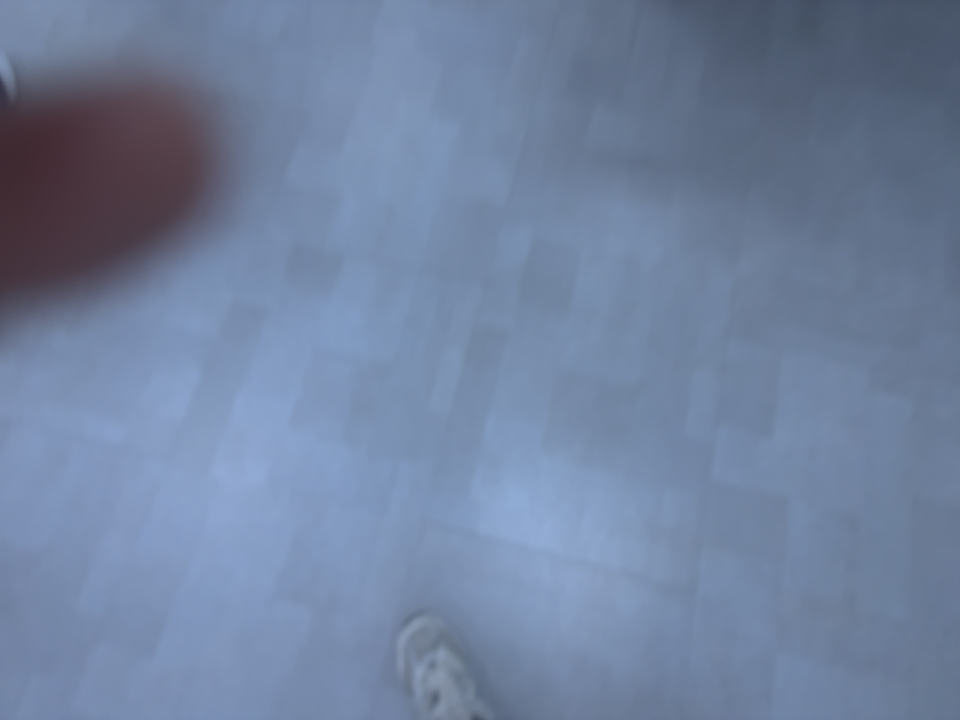
#> input picture sample_data/20260808-033418-c119ee/frames/000000.jpg, 1920 x 1440 px (shown at 1/2 size)
$ python -i rectify_ultrawide.py   (imports and definitions only)
#> lines starting #> are read from the running program, lines starting #| are printed output that depends on the picture; after the words box and inside, x2 and y2 are one past the last pixel; in counts of white or black regions, pixels touching at a corner belong together
#> further down, picture is the input picture: shape (1440, 1920, 3); mean B, G, R 158.3, 129.3, 112.6
#!/usr/bin/env python3
"""Rectify ultra-wide frames to a pinhole camera of a chosen field of view.

The ultra-wide is the only lens on the phone wide enough to cover the OAK-1-W's
96.3°, but it is wide enough that a pinhole model no longer describes it — an
image position stops mapping to a fixed bearing, which is the one property the
capture exists to provide. Apple ships the correction as a radial magnification
lookup table on `AVCameraCalibrationData`; this applies it, and then reprojects
onto whatever pinhole is asked for.

    python3 tools/rectify_ultrawide.py ~/uw_probe/0001 -o ./rectified
    python3 tools/rectify_ultrawide.py ~/uw_probe/0001 -o ./rectified --check-lines

Input is a capture directory from the app's ultra-wide probe: JPEGs plus a
`calibration.json` carrying the intrinsics and the distortion tables. See
docs/ULTRAWIDE.md.

Requires numpy and opencv-python.
"""

from __future__ import annotations

import argparse
import json
import math
import os
import sys

import numpy as np

try:
    import cv2
except ImportError:  # pragma: no cover
    print("this tool needs opencv:  pip install opencv-python-headless", file=sys.stderr)
    raise SystemExit(2)


# ------------------------------------------------------------------ the model

# [39 lines left out: functions magnification, apply_table, max_radius, not called in this run]


# ------------------------------------------------------------------ the warp

class Rectifier:
    """Maps an output pinhole frame back onto the captured ultra-wide frame."""

    # [130 lines left out: functions __init__, source_fov, required_diagonal, source_diagonal, coverage, distortion_magnitude and 3 more, not called in this run]


# ------------------------------------------------------- straightness check

def straightness(img: np.ndarray, min_length: int | None = None,
                 min_radius_frac: float = 0.0) -> dict:
    """How far edge chains in the image bow away from straight, in pixels.

    The honest test of a rectification is imagery, not arithmetic: real straight
    edges — a doorframe, a skirting board, the join between wall and ceiling —
    are straight in the world, so whatever bow survives is the model's error.

    Edge chains are used rather than a line detector, because a line detector
    only finds things that are already straight and would report the curved
    edges as several short straight ones.
    """
#> called with min_radius_frac = 0
    grey = img if img.ndim == 2 else cv2.cvtColor(img, cv2.COLOR_BGR2GRAY)
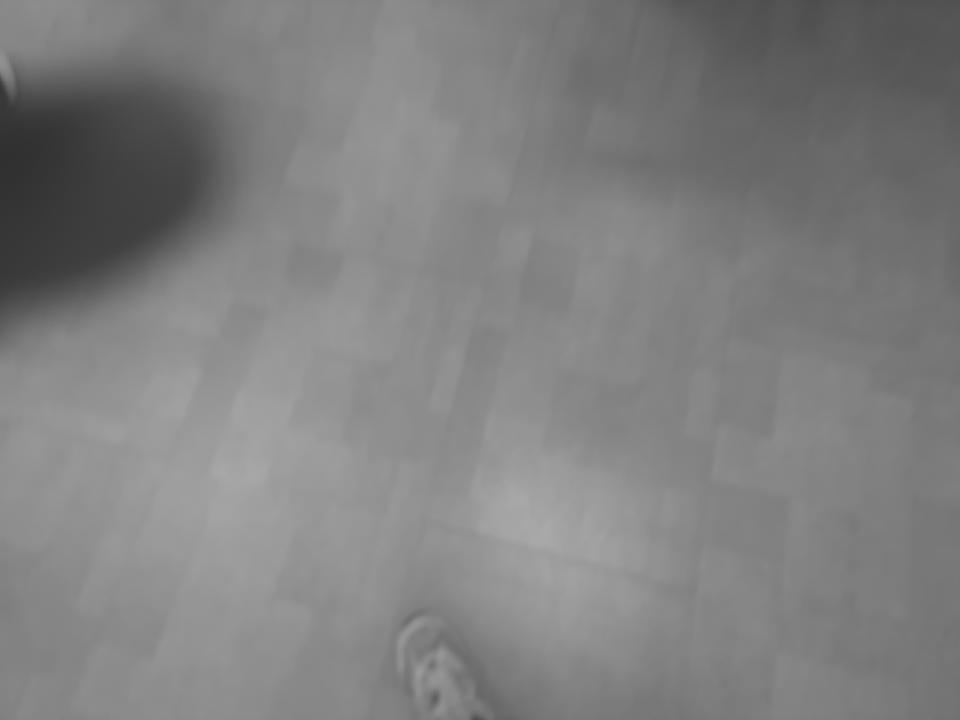
#> grey: shape (1440, 1920) (shown at 1/2 size); min 45, max 169, mean 127.6
    if min_length is None:
        # Scaled to the frame, not fixed. A fixed 120 points keeps thousands of
        # chains in a 12 MP capture and ten in an 848x480 export, so the two
        # would not be measuring the same population of edges.
        min_length = max(30, int(0.08 * max(grey.shape)))
#> min_length = 153
    edges = cv2.Canny(cv2.GaussianBlur(grey, (5, 5), 0), 50, 150)
#> edges: shape (1440, 1920); every value is 0
    contours, _ = cv2.findContours(edges, cv2.RETR_LIST, cv2.CHAIN_APPROX_NONE)
#> contours = []

    residuals = []
    for c in contours:
        pts = c.reshape(-1, 2).astype(np.float64)
        if len(pts) < min_length:
            continue
        if min_radius_frac > 0.0:
            # Radial distortion does nothing at the centre and everything at the
            # rim, so a whole-frame median buries the effect under chains that
            # were never going to move. Restricting to the outer field is where
            # the signal is.
            h_, w_ = grey.shape[:2]
            centroid = pts.mean(axis=0) - np.array([w_ / 2.0, h_ / 2.0])
            if np.linalg.norm(centroid) < min_radius_frac * math.hypot(w_, h_) / 2:
                continue
        centred = pts - pts.mean(axis=0)
        # Direction of greatest spread; the perpendicular offset about it is
        # the bow. A chain that wanders in two directions (a corner, a blob)
        # scores badly and should — it is not a straight edge and the filter
        # below drops it.
        _, s, vt = np.linalg.svd(centred, full_matrices=False)
        if s[0] < 4 * s[1]:
            continue
        along = centred @ vt[0]
        perp = centred @ vt[1]

        # Averaged in bins along the chain, not pointwise. An edge has width,
        # and a contour traces up one side of it and back down the other, so a
        # pointwise residual has a floor of half the edge width whatever the
        # geometry does. Binning cancels the two sides against each other and
        # leaves the bow, which is the thing being measured.
        bins = 24
        edges_ = np.linspace(along.min(), along.max() + 1e-9, bins + 1)
        which = np.clip(np.digitize(along, edges_) - 1, 0, bins - 1)
        counts = np.bincount(which, minlength=bins)
        sums = np.bincount(which, weights=perp, minlength=bins)
        occupied = counts > 0
        if occupied.sum() < bins // 2:
            continue
        means = sums[occupied] / counts[occupied]
        residuals.append(float(np.sqrt((means ** 2).mean())))
#> this loop made 0 passes
#> after the loop, residuals = []

    if not residuals:
        return {"chains": 0, "median": None, "p90": None}
    r = np.array(residuals)
    return {
        "chains": len(residuals),
        "median": float(np.median(r)),
        "p90": float(np.percentile(r, 90)),
    }


# ------------------------------------------------------------------ driver

# [187 lines left out: function main, not called in this run]


# [2 lines not run here, left out]

>>> import cv2
>>> picture = cv2.imread('../sample_data/20260808-033418-c119ee/frames/000000.jpg')
>>> result = straightness(picture)
#> result = 3 items

$ run again, on sample_data/20260808-033418-c119ee/frames/000048.jpg
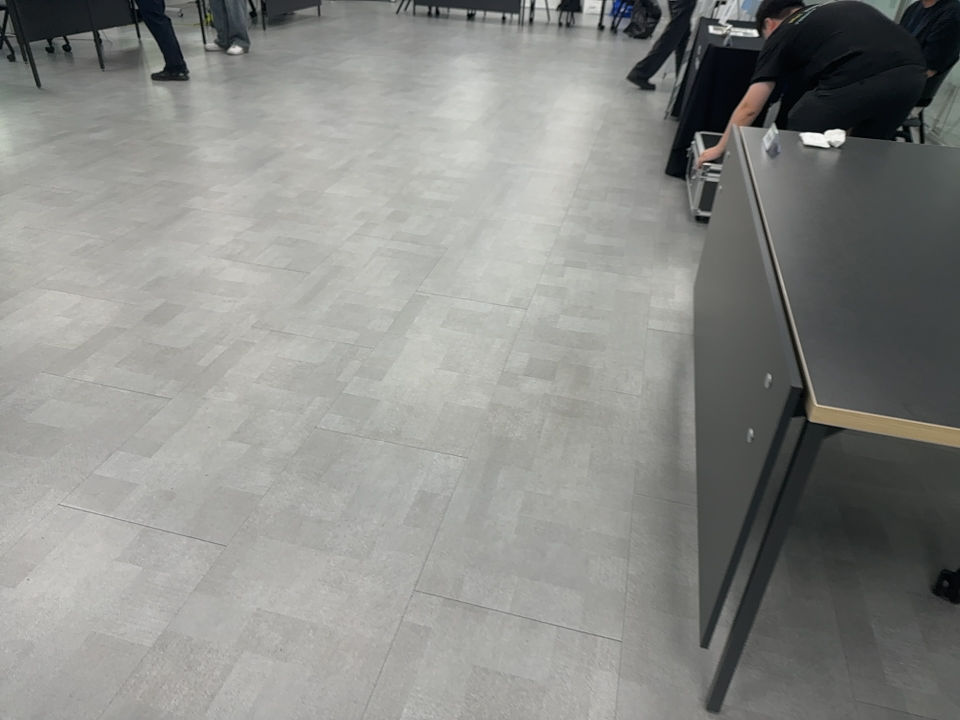
#> input picture sample_data/20260808-033418-c119ee/frames/000048.jpg, 1920 x 1440 px (shown at 1/2 size)
#> picture is the input picture: shape (1440, 1920, 3); mean B, G, R 135.1, 138.3, 137.3
#> in straightness, `edges = cv2.Canny(cv2.GaussianBlur(grey, (5, 5), 0), 50, 150)`:
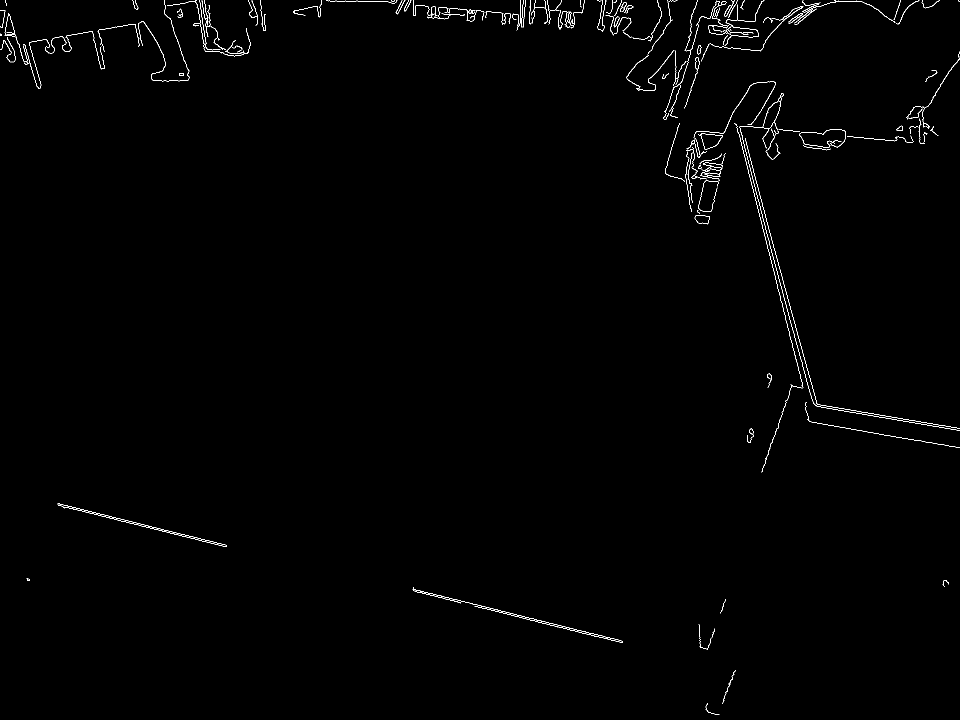
#> edges: shape (1440, 1920) (shown at 1/2 size); 0.64% white in thin lines or dots
#> contours = 190 contours, 137 with area under 20; largest, box (x1, y1, x2, y2) and area: (115, 1007, 454, 1094) 1094, (1479, 187, 1920, 861) 1090, (115, 1007, 454, 1094) 1068, (1525, 195, 1564, 258) 1020, (1402, 12, 1607, 123) 264
#> the loop in straightness, `for c in contours:` made 190 passes
#> (s, vt) on passes 6, 8, 12: ([196.8, 92.54], [[0.357, 0.934], [-0.934, 0.357]]), ([5085.2, 68.52], [[0.97, 0.242], [-0.242, 0.97]]), ([2613.5, 40.83], [[0.971, 0.24], [-0.24, 0.971]])
#> after the loop in straightness, `for c in contours:`: residuals = 27 values, max 58.54 at index 11, min 0.0995 at index 1, mean 5.35
#> r has the same summary as residuals
#> result = {'chains': 27, 'median': 2.36, 'p90': 8.88}

$ run again, on sample_data/20260808-033418-c119ee/frames/000072.jpg
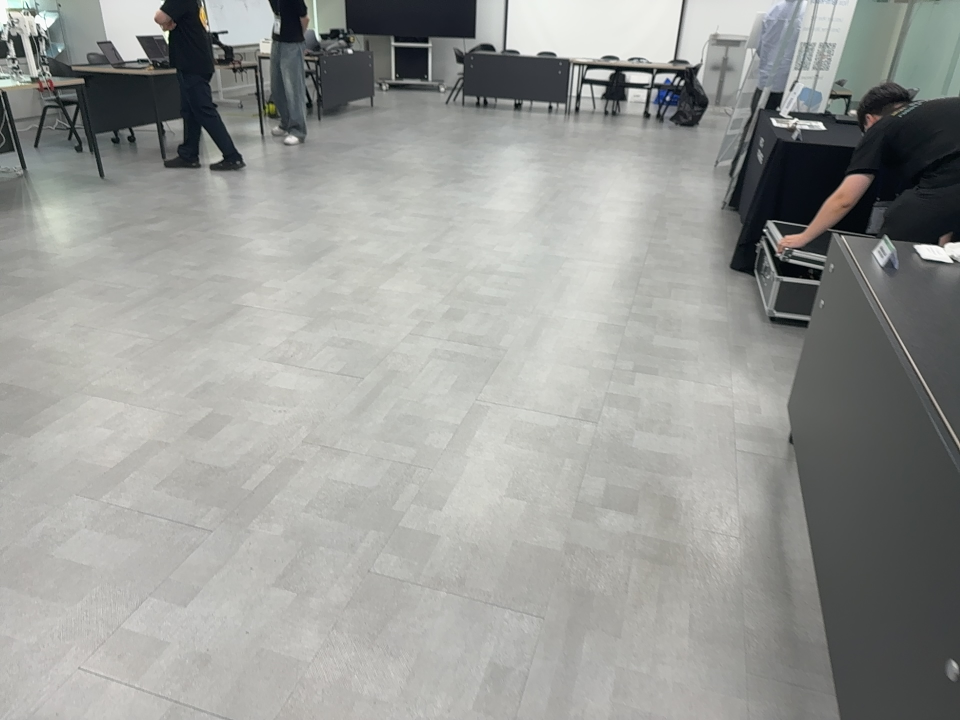
#> input picture sample_data/20260808-033418-c119ee/frames/000072.jpg, 1920 x 1440 px (shown at 1/2 size)
#> picture is the input picture: shape (1440, 1920, 3); mean B, G, R 150.3, 153.4, 152
#> in straightness, `edges = cv2.Canny(cv2.GaussianBlur(grey, (5, 5), 0), 50, 150)`:
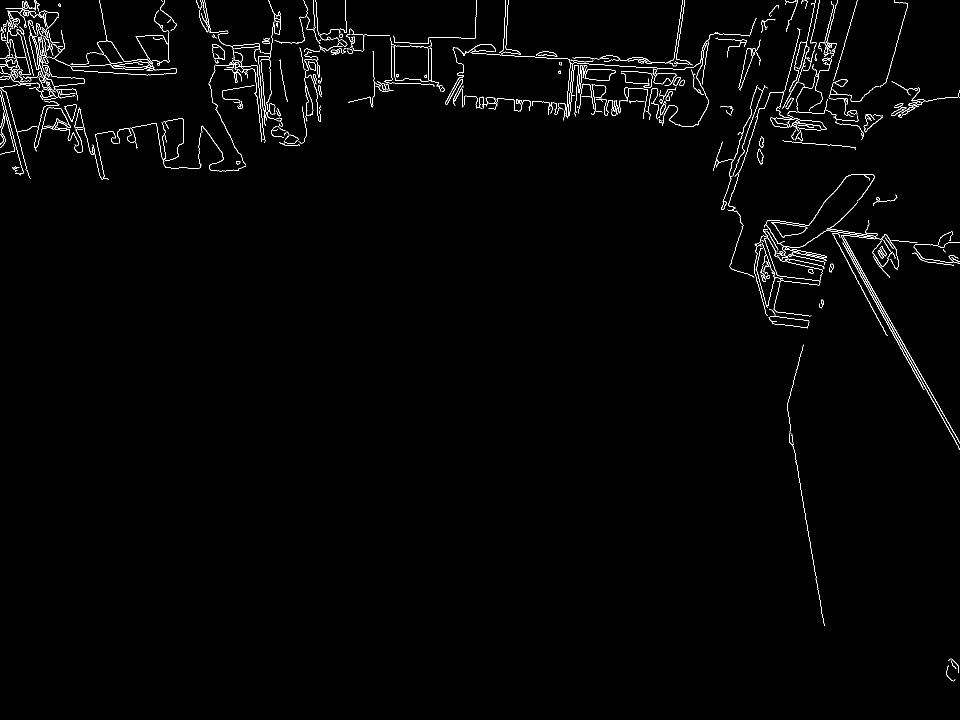
#> edges: shape (1440, 1920) (shown at 1/2 size); 1.3% white in thin lines or dots
#> contours = 444 contours, 327 with area under 20; largest, box (x1, y1, x2, y2) and area: (1542, 444, 1615, 476) 1135, (1545, 444, 1615, 475) 1104, (1169, 138, 1231, 162) 1072, (1170, 138, 1231, 162) 1058, (424, 88, 450, 119) 564
#> the loop in straightness, `for c in contours:` made 444 passes
#> (s, vt) on passes 5, 6, 9: ([5479.9, 346.5], [[0.116, 0.993], [0.993, -0.116]]), ([516.8, 152.7], [[0.979, 0.202], [-0.202, 0.979]]), ([462.9, 229], [[0.712, 0.703], [-0.703, 0.712]])
#> after the loop in straightness, `for c in contours:`: residuals = 60 values, max 21.23 at index 47, min 0.105 at index 7, mean 3.84
#> r has the same summary as residuals
#> result = {'chains': 60, 'median': 2.93, 'p90': 8.84}

$ run again, on sample_data/20260808-033418-c119ee/frames/000108.jpg
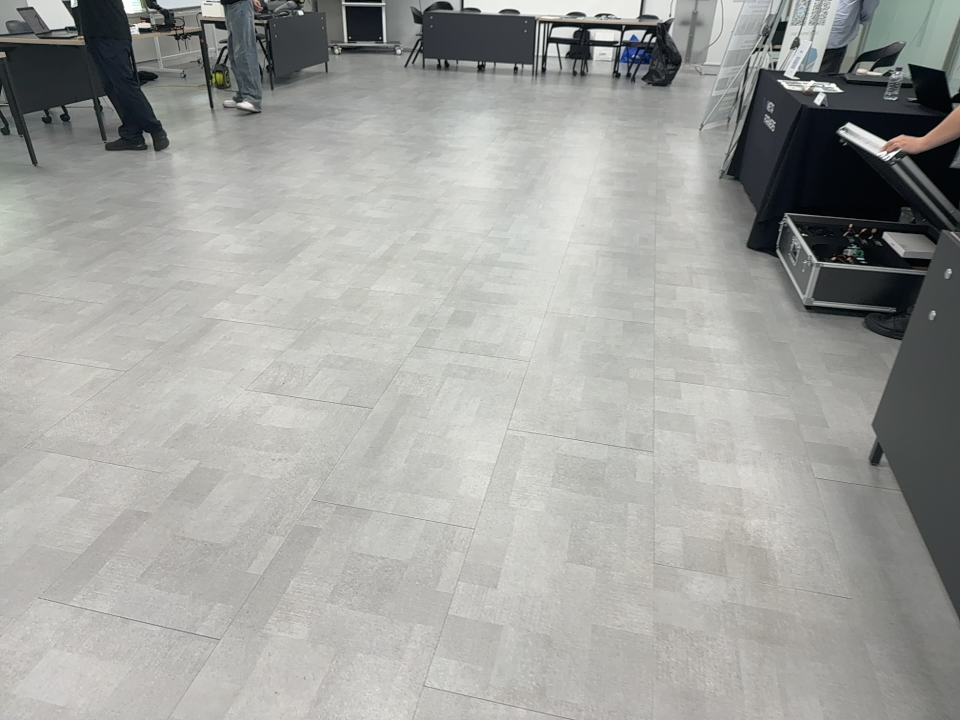
#> input picture sample_data/20260808-033418-c119ee/frames/000108.jpg, 1920 x 1440 px (shown at 1/2 size)
#> picture is the input picture: shape (1440, 1920, 3); mean B, G, R 158.8, 162.1, 161.3
#> in straightness, `edges = cv2.Canny(cv2.GaussianBlur(grey, (5, 5), 0), 50, 150)`:
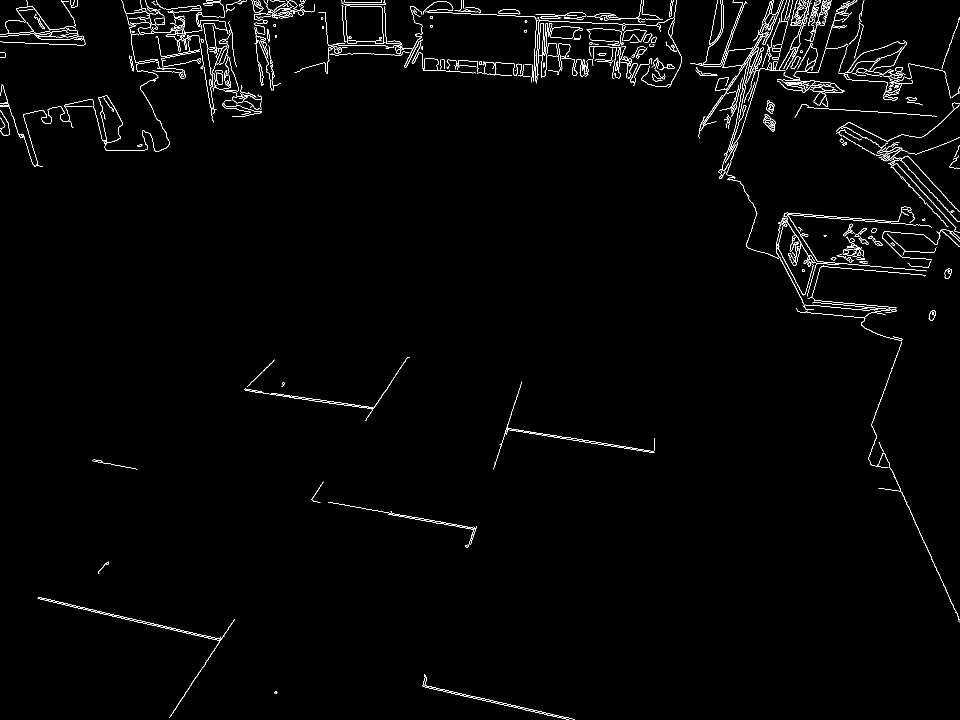
#> edges: shape (1440, 1920) (shown at 1/2 size); 1.5% white in thin lines or dots
#> contours = 559 contours, 381 with area under 20; largest, box (x1, y1, x2, y2) and area: (690, 11, 770, 88) 5228, (690, 11, 768, 88) 5216, (0, 160, 339, 334) 2811, (197, 191, 246, 286) 2542, (1173, 57, 1243, 91) 1498
#> the loop in straightness, `for c in contours:` made 559 passes
#> (s, vt) on passes 4 to 6: ([3306.8, 121.5], [[0.973, 0.232], [-0.232, 0.973]]), ([2921.9, 40.3], [[0.974, 0.225], [-0.225, 0.974]]), ([4026.9, 1530.7], [[0.93, 0.368], [0.368, -0.93]])
#> after the loop in straightness, `for c in contours:`: residuals = 57 values, max 22.81 at index 9, min 0.107 at index 6, mean 3.54
#> r has the same summary as residuals
#> result = {'chains': 57, 'median': 1.69, 'p90': 8.14}
